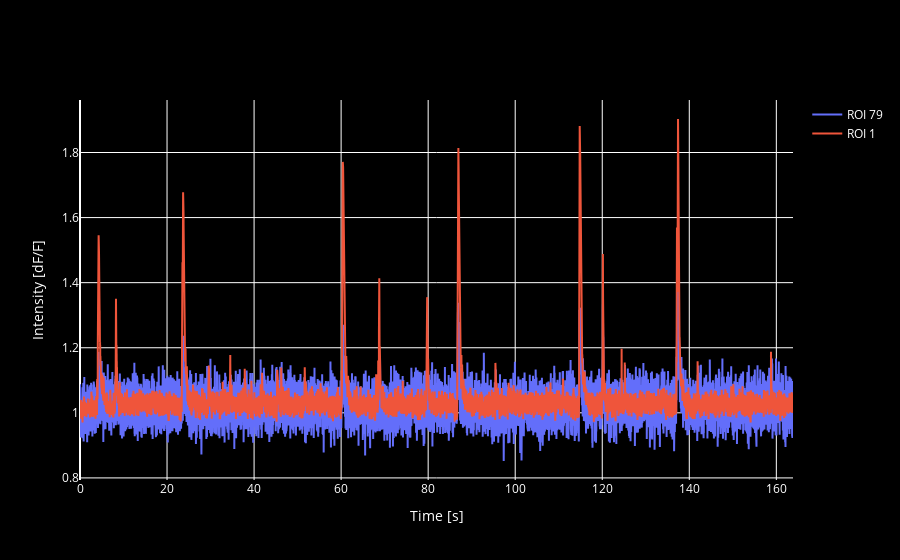

Notebook source saved alongside this figure:
### Markdown cell above
## Highlight increase in noise with ROI id increase

### Code cell
#Plot traces 0 and 78
# fig = go.Figure()
# fig.add_trace(go.Scatter(x=np.arange(array.shape[0]), y=array[:, 78], name='ROI 78'))
# fig.add_trace(go.Scatter(x=np.arange(array.shape[0]), y=array[:, 0], name='ROI 0'))
# fig.update_layout(title='Raw Signal Traces', xaxis_title='Time', yaxis_title='Intensity')
# fig.show()

#Now plot the same thing but so that it can be pasted onto black background
fig = go.Figure()
#Create an array for the x axis corresponding to np.arange(array.shape[0]), but in units of seconds rather than ms
x_arr = np.arange(array.shape[0]) / 100
fig.add_trace(go.Scatter(x=x_arr, y=array[:, 78], name='ROI 79'))
fig.add_trace(go.Scatter(x=x_arr, y=array[:, 0], name='ROI 1'))
fig.update_layout(xaxis_title='Time [s]', yaxis_title='Intensity [dF/F]', plot_bgcolor='black', paper_bgcolor='black', font=dict(color='white'))
fig.show()
#Also export as html, pdf, and png
output_file_root = os.path.join(data_output_dir, 'sample_trace_plot')
fig.write_html(output_file_root + '.html')
fig.write_image(output_file_root + '.pdf', format='pdf')
fig.write_image(output_file_root + '.png', format='png')

### Figure 1 — Plotly figure (JSON) as saved in the notebook; plotly's stock layout.template omitted (floating-point values rounded to 4 significant figures; data arrays with more than 128 entries replaced by an {"elided": "..."} marker saying what was removed)
{"data": [{"name": "ROI 79", "type": "scatter", "x": {"elided": "16384 float values"}, "y": {"elided": "16384 float values"}}, {"name": "ROI 1", "type": "scatter", "x": {"elided": "16384 float values"}, "y": {"elided": "16384 float values"}}], "layout": {"font": {"color": "white"}, "paper_bgcolor": "black", "plot_bgcolor": "black", "xaxis": {"title": {"text": "Time [s]"}}, "yaxis": {"title": {"text": "Intensity [dF/F]"}}}}
